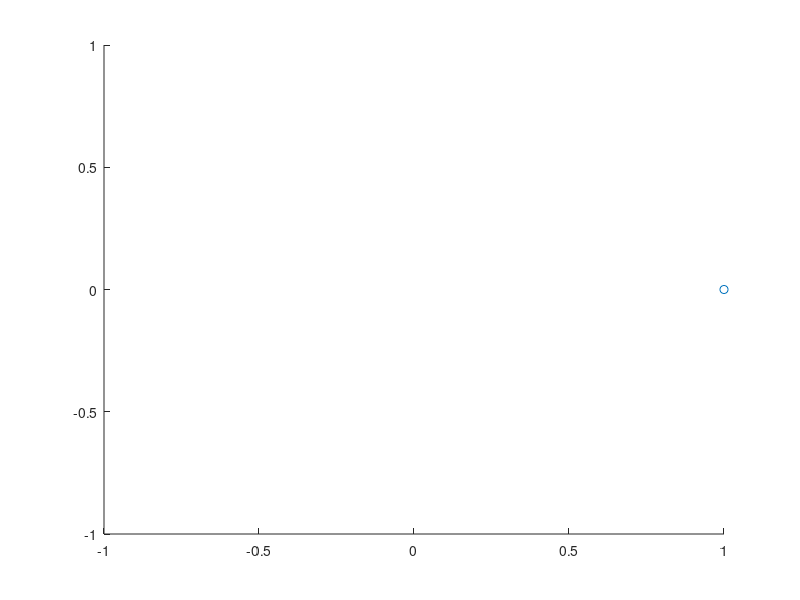

The MATLAB source for this figure:
 clear;
a=[0;1;];
% b=[2/sqrt(5), -1/sqrt(5);
%         1/sqrt(5), 2/sqrt(5)];
% c=b*a;

%     b=[cos(deg2rad(90)), -sin(deg2rad(90));
%         sin(deg2rad(90)), cos(deg2rad(90))];
%     c=b*a;

%     b=[cos(deg2rad(90+63.434948822922)), -sin(deg2rad(90+63.434948822922));
%         sin(deg2rad(90+63.434948822922)), cos(deg2rad(90+63.434948822922))];
%     c=b*a;

%     b=[cos(deg2rad(-(90+63.434948822922))), -sin(deg2rad(-(90+63.434948822922)));
%         sin(deg2rad(-(90+63.434948822922))), cos(deg2rad(-(90+63.434948822922)))];
%     c=b*a;

    b=[cos(deg2rad(-90)), -sin(deg2rad(-90));
        sin(deg2rad(-90)), cos(deg2rad(-90))];
    c=b*a;

%     b=[2/sqrt(5), 1/sqrt(5);
%        -1/sqrt(5), 2/sqrt(5)];
%     c=b*a;

figure('Name','前')
scatter(c(1,1),c(2,1))
xlim([-1 1])
ylim([-1 1]);